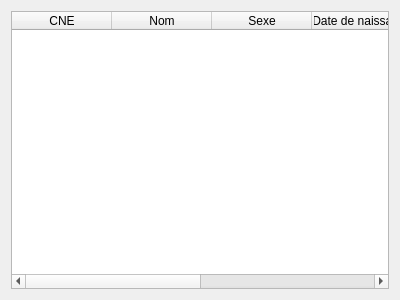
<?xml version="1.0" encoding="UTF-8"?>
<ui version="4.0">
 <class>StuSubWindow</class>
 <widget class="QWidget" name="StuSubWindow">
  <property name="geometry">
   <rect>
    <x>0</x>
    <y>0</y>
    <width>400</width>
    <height>300</height>
   </rect>
  </property>
  <property name="windowTitle">
   <string>Form</string>
  </property>
  <layout class="QGridLayout" name="gridLayout">
   <item row="0" column="0">
    <widget class="QTableWidget" name="tableWidget">
     <column>
      <property name="text">
       <string>CNE</string>
      </property>
     </column>
     <column>
      <property name="text">
       <string>Nom</string>
      </property>
     </column>
     <column>
      <property name="text">
       <string>Sexe</string>
      </property>
     </column>
     <column>
      <property name="text">
       <string>Date de naissance</string>
      </property>
     </column>
     <column>
      <property name="text">
       <string>Ville</string>
      </property>
     </column>
     <column>
      <property name="text">
       <string>Adresse</string>
      </property>
     </column>
    </widget>
   </item>
  </layout>
 </widget>
 <resources/>
 <connections/>
</ui>
